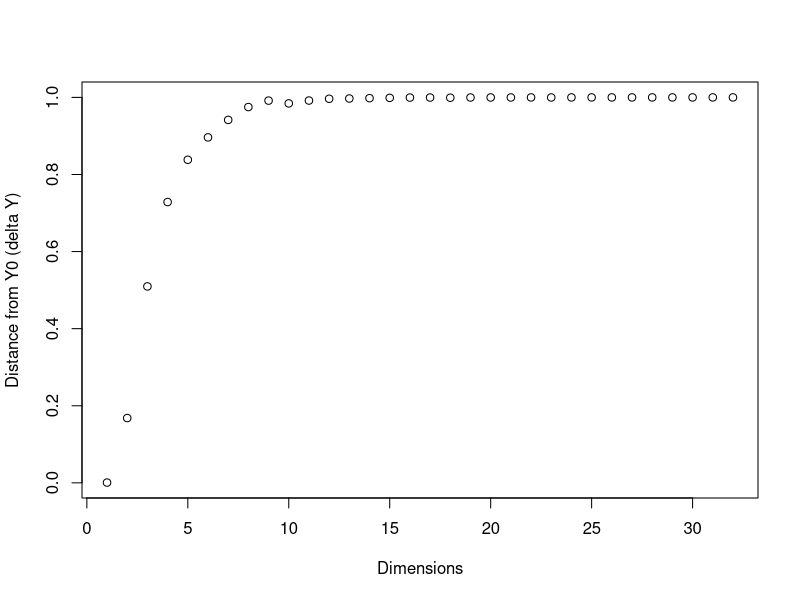

Reproduce this figure in R.
#dimensions vector
dimensions <- seq(from= 1, to=32, by=1)

#general functions
#parameter a
a <- 5
#1. general function
func <- function(a,x){
  yVector <- sapply(x, function(x) exp(-a*distance(x)))
  return(yVector)
}

#2. distance function (helper function for the general function)
distance <- function(x){
  #xSquare <- apply(x,1:2, function(x) x^2)
  xSquare <- x^2
  sumSquares <- sum(xSquare)
  euclDist <- sqrt(sumSquares)
  return(euclDist)
}

#3. distance per row
distRow <- function(x){
  matDist <- apply(x, 1, distance)
  return(matDist)
}

# 4. nearest neighbour -- Hoofdfunctie
NN <- function(n){
  #PSUEDO
  #matrix (met de dimensies) - drawSamples
  #bereken distRow
  #geef which.min(distRow) <- geeft rij aan van de laagste
  # geef matrix[which.min(distRow),]
  matDim <- drawSamples(n)
  distRow <- distRow(matDim)
  #nearest <- matDim[which.min(distRow),] --- geeft de nearest coordinaten
  nearest <- min(distRow)
  return(nearest)
}

#graph the standard function (zie firstPlot.jpeg)
#range for graph
range <- seq(-1,1,0.01)
xRange = range
yRange = func(a,xRange)
#plot(xRange, yRange,type="l" , xlim=c(-1,1), ylim=c(0,1), lwd=4, col="blue", xlab="x", ylab="y = exp(-a*||x||)")

#samples
randomSample <- function(){
  x <- runif(1,-1,1)
  return(x)
}

#create samples with different dimension sizes
#create a function n=nr dimensions
drawSamples <- function(n){
  #draw 1000 samples
  samples <- matrix(vector(), nrow=1000, ncol=n)
  for (i in 1:1000){
    dim <- vector(length=n)
    for (j in 1:n){
      dim[j] <- randomSample()
    }
    #create an empty vector with size d (dimension)
    samples[i,] <-  c(dim)
  }
  return(samples)
}

#5. HET EXPERIMENT
# De functie returned de 1-nearest neighbour van elke dimensie
predictions <- function(dimensions){
  vec <- vector()
  for (i in dimensions){
    vec[i] = NN(i)
  }
  return(vec)
}

#plot(dimensions, predictions(dimensions),xlab="Dimensions",ylab="Distance 1-Nearest Neighbour")

#voor de sensitivity
repeatExp <- function(x){
  vec <- vector()
  for (i in 1:100){
    vec[i] <- NN(x)
  }
  return(vec)
}

predictions2 <- function(dimensions) {
  testvar <- predictions(dimensions)
  vec <- vector()
  for (i in dimensions) {
    vec[i] <- exp(-5 * NN(i))
  }
  return(vec)
}
plot(dimensions, 1-predictions2(dimensions),xlab="Dimensions",ylab="Distance from Y0 (delta Y)")
